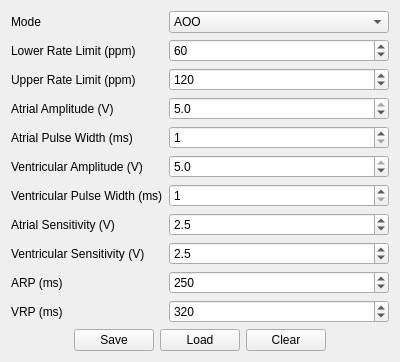
<?xml version="1.0" encoding="UTF-8"?>
<ui version="4.0">
 <class>ParameterForm</class>
 <widget class="QWidget" name="ParameterForm">
  <property name="geometry">
   <rect>
    <x>0</x>
    <y>0</y>
    <width>400</width>
    <height>320</height>
   </rect>
  </property>
  <layout class="QVBoxLayout" name="outerLayout">
   <item>
    <layout class="QFormLayout" name="formLayout">
     <!-- Mode -->
     <item row="0" column="0">
      <widget class="QLabel" name="modeLabel">
       <property name="text">
        <string>Mode</string>
       </property>
      </widget>
     </item>
     <item row="0" column="1">
      <widget class="QComboBox" name="modeCombo">
       <item>
        <property name="text">
         <string>AOO</string>
        </property>
       </item>
       <item>
        <property name="text">
         <string>VOO</string>
        </property>
       </item>
       <item>
        <property name="text">
         <string>AAI</string>
        </property>
       </item>
       <item>
        <property name="text">
         <string>VVI</string>
        </property>
       </item>
       <item>
        <property name="text">
         <string>AOOR</string>
        </property>
       </item>
       <item>
        <property name="text">
         <string>VOOR</string>
        </property>
       </item>
       <item>
        <property name="text">
         <string>AAIR</string>
        </property>
       </item>
       <item>
        <property name="text">
         <string>VVIR</string>
        </property>
       </item>
      </widget>
     </item>

     <!-- Lower Rate Limit -->
     <item row="1" column="0">
      <widget class="QLabel" name="lrlLabel">
       <property name="text">
        <string>Lower Rate Limit (ppm)</string>
       </property>
      </widget>
     </item>
     <item row="1" column="1">
      <widget class="QSpinBox" name="lrlSpin">
       <property name="minimum">
        <number>30</number>
       </property>
       <property name="maximum">
        <number>175</number>
       </property>
       <property name="value">
        <number>60</number>
       </property>
       <property name="singleStep">
        <number>1</number>
       </property>
      </widget>
     </item>

     <!-- Upper Rate Limit -->
     <item row="2" column="0">
      <widget class="QLabel" name="urlLabel">
       <property name="text">
        <string>Upper Rate Limit (ppm)</string>
       </property>
      </widget>
     </item>
     <item row="2" column="1">
      <widget class="QSpinBox" name="urlSpin">
       <property name="minimum">
        <number>50</number>
       </property>
       <property name="maximum">
        <number>175</number>
       </property>
       <property name="value">
        <number>120</number>
       </property>
       <property name="singleStep">
        <number>5</number>
       </property>
      </widget>
     </item>

     <!-- Atrial Amplitude -->
     <item row="3" column="0">
      <widget class="QLabel" name="aAmpLabel">
       <property name="text">
        <string>Atrial Amplitude (V)</string>
       </property>
      </widget>
     </item>
     <item row="3" column="1">
      <widget class="QDoubleSpinBox" name="aAmpSpin">
       <property name="decimals">
        <number>1</number>
       </property>
       <property name="minimum">
        <double>0.000000000000000</double>
       </property>
       <property name="maximum">
        <double>5.000000000000000</double>
       </property>
       <property name="singleStep">
        <double>0.100000000000000</double>
       </property>
       <property name="value">
        <double>5.000000000000000</double>
       </property>
      </widget>
     </item>

     <!-- Atrial Pulse Width -->
     <item row="4" column="0">
      <widget class="QLabel" name="aPwLabel">
       <property name="text">
        <string>Atrial Pulse Width (ms)</string>
       </property>
      </widget>
     </item>
     <item row="4" column="1">
      <widget class="QDoubleSpinBox" name="aPwSpin">
       <property name="decimals">
        <number>0</number>
       </property>
       <property name="minimum">
        <double>1.000000000000000</double>
       </property>
       <property name="maximum">
        <double>30.000000000000000</double>
       </property>
       <property name="singleStep">
        <double>1.000000000000000</double>
       </property>
       <property name="value">
        <double>1.000000000000000</double>
       </property>
      </widget>
     </item>

     <!-- Ventricular Amplitude -->
     <item row="5" column="0">
      <widget class="QLabel" name="vAmpLabel">
       <property name="text">
        <string>Ventricular Amplitude (V)</string>
       </property>
      </widget>
     </item>
     <item row="5" column="1">
      <widget class="QDoubleSpinBox" name="vAmpSpin">
       <property name="decimals">
        <number>1</number>
       </property>
       <property name="minimum">
        <double>0.000000000000000</double>
       </property>
       <property name="maximum">
        <double>5.000000000000000</double>
       </property>
       <property name="singleStep">
        <double>0.100000000000000</double>
       </property>
       <property name="value">
        <double>5.000000000000000</double>
       </property>
      </widget>
     </item>

     <!-- Ventricular Pulse Width -->
     <item row="6" column="0">
      <widget class="QLabel" name="vPwLabel">
       <property name="text">
        <string>Ventricular Pulse Width (ms)</string>
       </property>
      </widget>
     </item>
     <item row="6" column="1">
      <widget class="QDoubleSpinBox" name="vPwSpin">
       <property name="decimals">
        <number>0</number>
       </property>
       <property name="minimum">
        <double>1.000000000000000</double>
       </property>
       <property name="maximum">
        <double>30.000000000000000</double>
       </property>
       <property name="singleStep">
        <double>1.000000000000000</double>
       </property>
       <property name="value">
        <double>1.000000000000000</double>
       </property>
      </widget>
     </item>

     <!-- Atrial Sensitivity -->
     <item row="7" column="0">
      <widget class="QLabel" name="aSensLabel">
       <property name="text">
        <string>Atrial Sensitivity (V)</string>
       </property>
      </widget>
     </item>
     <item row="7" column="1">
      <widget class="QDoubleSpinBox" name="aSensSpin">
       <property name="decimals">
        <number>1</number>
       </property>
       <property name="minimum">
        <double>0.000000000000000</double>
       </property>
       <property name="maximum">
        <double>5.000000000000000</double>
       </property>
       <property name="singleStep">
        <double>0.100000000000000</double>
       </property>
       <property name="value">
        <double>2.500000000000000</double>
       </property>
      </widget>
     </item>

     <!-- Ventricular Sensitivity -->
     <item row="8" column="0">
      <widget class="QLabel" name="vSensLabel">
       <property name="text">
        <string>Ventricular Sensitivity (V)</string>
       </property>
      </widget>
     </item>
     <item row="8" column="1">
      <widget class="QDoubleSpinBox" name="vSensSpin">
       <property name="decimals">
        <number>1</number>
       </property>
       <property name="minimum">
        <double>0.000000000000000</double>
       </property>
       <property name="maximum">
        <double>5.000000000000000</double>
       </property>
       <property name="singleStep">
        <double>0.100000000000000</double>
       </property>
       <property name="value">
        <double>2.500000000000000</double>
       </property>
      </widget>
     </item>

     <!-- ARP -->
     <item row="9" column="0">
      <widget class="QLabel" name="arpLabel">
       <property name="text">
        <string>ARP (ms)</string>
       </property>
      </widget>
     </item>
     <item row="9" column="1">
      <widget class="QSpinBox" name="arpSpin">
       <property name="minimum">
        <number>150</number>
       </property>
       <property name="maximum">
        <number>500</number>
       </property>
       <property name="singleStep">
        <number>10</number>
       </property>
       <property name="value">
        <number>250</number>
       </property>
      </widget>
     </item>

     <!-- VRP -->
     <item row="10" column="0">
      <widget class="QLabel" name="vrpLabel">
       <property name="text">
        <string>VRP (ms)</string>
       </property>
      </widget>
     </item>
     <item row="10" column="1">
      <widget class="QSpinBox" name="vrpSpin">
       <property name="minimum">
        <number>150</number>
       </property>
       <property name="maximum">
        <number>500</number>
       </property>
       <property name="singleStep">
        <number>10</number>
       </property>
       <property name="value">
        <number>320</number>
       </property>
      </widget>
     </item>
    </layout>
   </item>

   <!-- Buttons -->
   <item>
    <layout class="QHBoxLayout" name="buttonRow">
     <item>
      <spacer name="btnLeft">
       <property name="orientation">
        <enum>Qt::Horizontal</enum>
       </property>
       <property name="sizeHint">
        <size>
         <width>40</width>
         <height>20</height>
        </size>
       </property>
      </spacer>
     </item>
     <item>
      <widget class="QPushButton" name="saveBtn">
       <property name="text">
        <string>Save</string>
       </property>
      </widget>
     </item>
     <item>
      <widget class="QPushButton" name="loadBtn">
       <property name="text">
        <string>Load</string>
       </property>
      </widget>
     </item>
     <item>
      <widget class="QPushButton" name="clearBtn">
       <property name="text">
        <string>Clear</string>
       </property>
      </widget>
     </item>
     <item>
      <spacer name="btnRight">
       <property name="orientation">
        <enum>Qt::Horizontal</enum>
       </property>
       <property name="sizeHint">
        <size>
         <width>40</width>
         <height>20</height>
        </size>
       </property>
      </spacer>
     </item>
    </layout>
   </item>
  </layout>
 </widget>
 <resources/>
 <connections/>
</ui>
